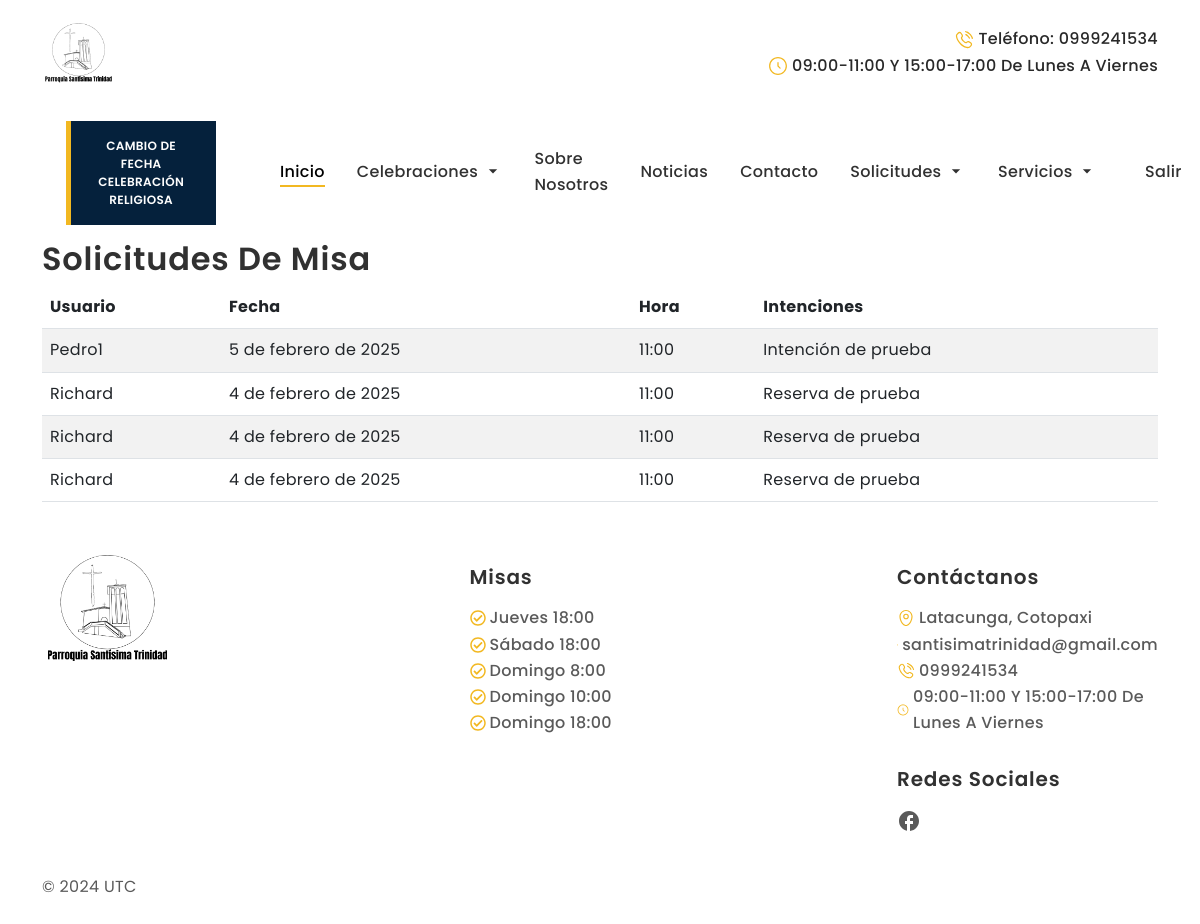
/ver-solicitudes/ (signed in), run on the app's committed database.
### Apps/web/models.py (models this page shows, shortened)
class ReservaMisa(models.Model):
    usuario = models.ForeignKey(User, on_delete=models.CASCADE)
    fecha = models.DateField()
    hora = models.TimeField()
    intenciones = models.TextField()

### Apps/web/views.py (the view)
# urls.py: path('ver-solicitudes/', views.ver_solicitudes, name='ver_solicitudes'),
@login_required(login_url='/login/')
@staff_member_required(login_url='/login/')
def ver_solicitudes(request):
    reservas = ReservaMisa.objects.all()
    return render(request, 'ver_solicitudes.html', {'reservas': reservas})

### Apps/web/templates/ver_solicitudes.html
{% extends 'base.html' %}
{% block body %}
<div class="container">
    <h2>Solicitudes de Misa</h2>
    <table class="table table-striped">
        <thead>
            <tr>
                <th>Usuario</th>
                <th>Fecha</th>
                <th>Hora</th>
                <th>Intenciones</th>
            </tr>
        </thead>
        <tbody>
            {% for reserva in reservas %}
            <tr>
                <td>{{ reserva.usuario.username }}</td>
                <td>{{ reserva.fecha }}</td>
                <td>{{ reserva.hora }}</td>
                <td>{{ reserva.intenciones }}</td>
            </tr>
            {% endfor %}
        </tbody>
    </table>
</div>
{% endblock %}

### static/style.css (style rules this page uses)
:root { --primary-color: #F2B821; --secondary-color: #05213C; --black-color: #292929; --light-black-color: #343536; --dark-color: #313131; --body-color: #5A5A5A; --gray-color: #777F81; --light-color: #fdfdfd; --bs-gray-100: #F6F6F6; --bs-gray-300: #DCDCDC; --bs-primary-text-emphasis: var(--primary-color); --bs-body-color-rgb: 90, 90, 90; --bs-light-rgb: rgba(255, 255, 255, 1); --bs-dark-rgb: 41, 41, 41; --bs-primary-rgb: 178, 142, 113; }
:root { --heading-font: "Poppins", sans-serif; --body-font: "Poppins", sans-serif; }
*, *::before, *::after { -webkit-box-sizing: border-box; -moz-box-sizing: border-box; box-sizing: border-box; }
html { box-sizing: border-box; }
body { background-color: var(--light-color); font-family: var(--body-font); font-size: 16px; font-weight: 400; line-height: 164%; letter-spacing: 0.32px; color: var(--body-color); margin: 0; }
h1, h2, h3, h4, h5, h6 { color: var(--dark-color); font-family: var(--heading-font); text-transform: capitalize; font-weight: 600; letter-spacing: 0.84px; line-height: 115%; }

### data on the page
ReservaMisa: usuario.username "Pedro1", fecha "5 de febrero de 2025", hora "11:00", intenciones "Intención de prueba"
ReservaMisa: usuario.username "Richard", fecha "4 de febrero de 2025", hora "11:00", intenciones "Reserva de prueba"
ReservaMisa: usuario.username "Richard", fecha "4 de febrero de 2025", hora "11:00", intenciones "Reserva de prueba"
ReservaMisa: usuario.username "Richard", fecha "4 de febrero de 2025", hora "11:00", intenciones "Reserva de prueba"
